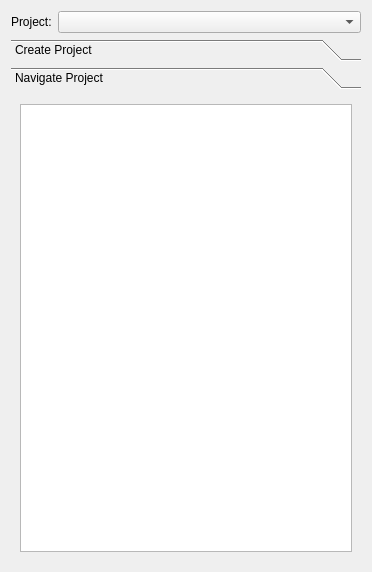
<?xml version="1.0" encoding="UTF-8"?>
<ui version="4.0">
 <class>UI_proj_dialog</class>
 <widget class="QDialog" name="UI_proj_dialog">
  <property name="windowModality">
   <enum>Qt::ApplicationModal</enum>
  </property>
  <property name="geometry">
   <rect>
    <x>0</x>
    <y>0</y>
    <width>372</width>
    <height>572</height>
   </rect>
  </property>
  <property name="sizePolicy">
   <sizepolicy hsizetype="Expanding" vsizetype="Fixed">
    <horstretch>0</horstretch>
    <verstretch>0</verstretch>
   </sizepolicy>
  </property>
  <property name="windowTitle">
   <string>Dialog</string>
  </property>
  <property name="modal">
   <bool>true</bool>
  </property>
  <layout class="QFormLayout" name="formLayout_2">
   <item row="2" column="0" colspan="2">
    <widget class="QToolBox" name="proj_toolbox">
     <property name="minimumSize">
      <size>
       <width>350</width>
       <height>500</height>
      </size>
     </property>
     <property name="currentIndex">
      <number>1</number>
     </property>
     <widget class="QWidget" name="proj_create_widget">
      <property name="geometry">
       <rect>
        <x>0</x>
        <y>0</y>
        <width>350</width>
        <height>438</height>
       </rect>
      </property>
      <attribute name="label">
       <string>Create Project</string>
      </attribute>
      <layout class="QGridLayout" name="gridLayout">
       <item row="0" column="1">
        <widget class="QFrame" name="proj_create_frame">
         <property name="sizePolicy">
          <sizepolicy hsizetype="Preferred" vsizetype="Preferred">
           <horstretch>0</horstretch>
           <verstretch>0</verstretch>
          </sizepolicy>
         </property>
         <property name="minimumSize">
          <size>
           <width>0</width>
           <height>0</height>
          </size>
         </property>
         <property name="focusPolicy">
          <enum>Qt::NoFocus</enum>
         </property>
         <property name="frameShape">
          <enum>QFrame::WinPanel</enum>
         </property>
         <property name="frameShadow">
          <enum>QFrame::Sunken</enum>
         </property>
         <layout class="QGridLayout" name="gridLayout_2">
          <item row="1" column="2">
           <widget class="QLineEdit" name="proj_create_name_lnedit">
            <property name="maxLength">
             <number>-1</number>
            </property>
           </widget>
          </item>
          <item row="1" column="1">
           <widget class="QLabel" name="proj_create_name_label">
            <property name="text">
             <string>Project Name:</string>
            </property>
            <property name="alignment">
             <set>Qt::AlignCenter</set>
            </property>
           </widget>
          </item>
          <item row="4" column="1" colspan="2">
           <widget class="QFrame" name="proj_create_btn_frame">
            <layout class="QHBoxLayout" name="horizontalLayout">
             <item>
              <widget class="QPushButton" name="proj_create_btn_clear_pshbtn">
               <property name="text">
                <string>Clear</string>
               </property>
              </widget>
             </item>
             <item>
              <widget class="QPushButton" name="proj_create_btn_create_pshbtn">
               <property name="text">
                <string>Create</string>
               </property>
              </widget>
             </item>
            </layout>
           </widget>
          </item>
          <item row="2" column="2">
           <widget class="QLineEdit" name="proj_create_code_lnedit">
            <property name="inputMask">
             <string/>
            </property>
            <property name="maxLength">
             <number>-1</number>
            </property>
           </widget>
          </item>
          <item row="3" column="1" colspan="2">
           <widget class="QGroupBox" name="proj_create_gbox">
            <property name="title">
             <string>Pipeline</string>
            </property>
            <layout class="QVBoxLayout" name="verticalLayout_2">
             <item>
              <widget class="QTableView" name="proj_create_tbview">
               <attribute name="horizontalHeaderVisible">
                <bool>false</bool>
               </attribute>
              </widget>
             </item>
            </layout>
           </widget>
          </item>
          <item row="0" column="2">
           <widget class="QLabel" name="proj_create_dir_label">
            <property name="frameShape">
             <enum>QFrame::WinPanel</enum>
            </property>
            <property name="text">
             <string/>
            </property>
            <property name="alignment">
             <set>Qt::AlignCenter</set>
            </property>
           </widget>
          </item>
          <item row="2" column="1">
           <widget class="QLabel" name="proj_create_code_label">
            <property name="text">
             <string>Project Code:</string>
            </property>
            <property name="alignment">
             <set>Qt::AlignCenter</set>
            </property>
           </widget>
          </item>
          <item row="0" column="1">
           <widget class="QPushButton" name="proj_create_dir_pshbtn">
            <property name="text">
             <string>Set Project
Directory</string>
            </property>
           </widget>
          </item>
         </layout>
        </widget>
       </item>
      </layout>
     </widget>
     <widget class="QWidget" name="proj_nav_widget">
      <property name="geometry">
       <rect>
        <x>0</x>
        <y>0</y>
        <width>350</width>
        <height>438</height>
       </rect>
      </property>
      <attribute name="label">
       <string>Navigate Project</string>
      </attribute>
      <layout class="QVBoxLayout" name="verticalLayout">
       <item>
        <widget class="QTreeView" name="proj_nav_trview">
         <property name="editTriggers">
          <set>QAbstractItemView::NoEditTriggers</set>
         </property>
         <property name="alternatingRowColors">
          <bool>true</bool>
         </property>
         <property name="selectionBehavior">
          <enum>QAbstractItemView::SelectRows</enum>
         </property>
         <property name="animated">
          <bool>true</bool>
         </property>
         <property name="headerHidden">
          <bool>true</bool>
         </property>
         <property name="expandsOnDoubleClick">
          <bool>false</bool>
         </property>
         <attribute name="headerVisible">
          <bool>false</bool>
         </attribute>
        </widget>
       </item>
      </layout>
     </widget>
    </widget>
   </item>
   <item row="1" column="0">
    <widget class="QLabel" name="proj_top_label">
     <property name="sizePolicy">
      <sizepolicy hsizetype="Maximum" vsizetype="Preferred">
       <horstretch>0</horstretch>
       <verstretch>0</verstretch>
      </sizepolicy>
     </property>
     <property name="text">
      <string>Project:</string>
     </property>
    </widget>
   </item>
   <item row="1" column="1">
    <widget class="QComboBox" name="proj_top_combox"/>
   </item>
  </layout>
 </widget>
 <resources/>
 <connections/>
</ui>
